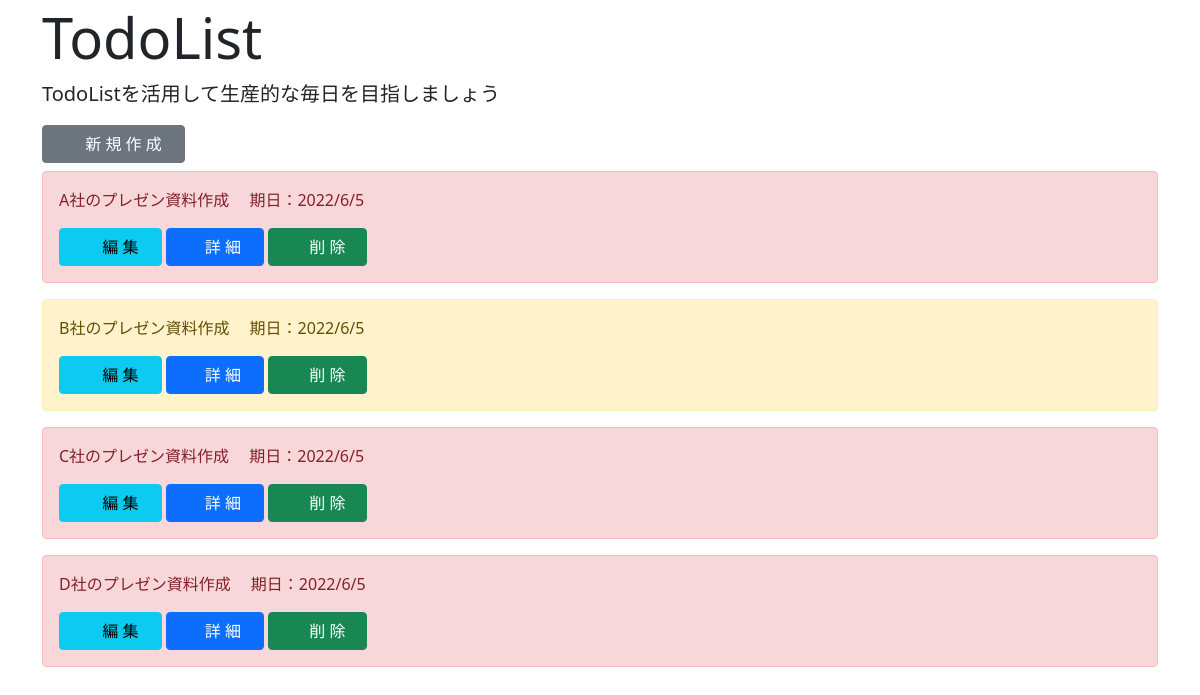
The page /list/ on the database as committed earlier.
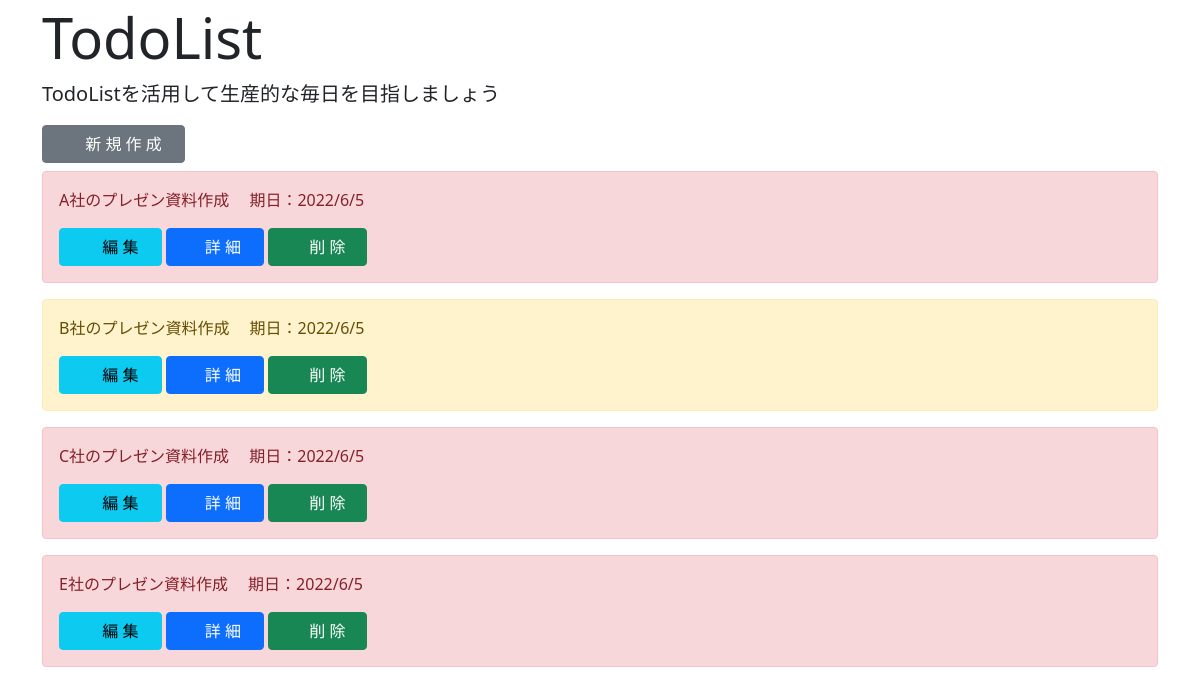
The same page on the database as committed later.
### todo/models.py (models this page shows, shortened)
class TodoModel(models.Model):
    title = models.CharField(max_length=100)
    memo = models.TextField(max_length=255)
    priority = models.CharField(
        max_length=50,
        choices = CHOICE
        )
    duedate = models.DateField()

### todo/views.py (the view)
# urls.py: path('list/', TodoList.as_view(), name='list'),
class TodoList(ListView):
    template_name = 'list.html'
    model = TodoModel

### templates/list.html
{% extends 'base.html' %}
{% block header %}
<div class="jumbotron jumbotron-fluid mb-3 mt-1">
    <div class="container">
      <h1 class="display-4">TodoList</h1>
      <p class="lead">TodoListを活用して生産的な毎日を目指しましょう</p>
    </div>
</div>
{% endblock header %}
{% block content %}
<div class="container">
<a href="{% url 'create' %}" class="btn btn-secondary mb-2" tabindex="-1" role="button" aria-disabled="true">　 新 規 作 成 　</a>
{% for item in object_list %}
    <div class="alert alert-{{ item.priority }}" role="alert">
        <p>{{ item.title }} 　期日：{{ item.duedate | date:"o/n/j" }}</p>
        <a href="{% url 'update' item.pk %}" class="btn btn-info" tabindex="-1" role="button" aria-disabled="true">　 編 集 　</a>
        <a href="{% url 'detail' item.pk %}" class="btn btn-primary" tabindex="-1" role="button" aria-disabled="true"> 　詳 細 　</a>
        <a href="{% url 'delete' item.pk %}" class="btn btn-success" tabindex="-1" role="button" aria-disabled="true">　 削 除　 </a>
    </div>
{% endfor %}
</div>
{% endblock content %}

Rows that differ between the two databases and show on the page:
changed TodoModel: title "D社のプレゼン資料作成" → "E社のプレゼン資料作成"
